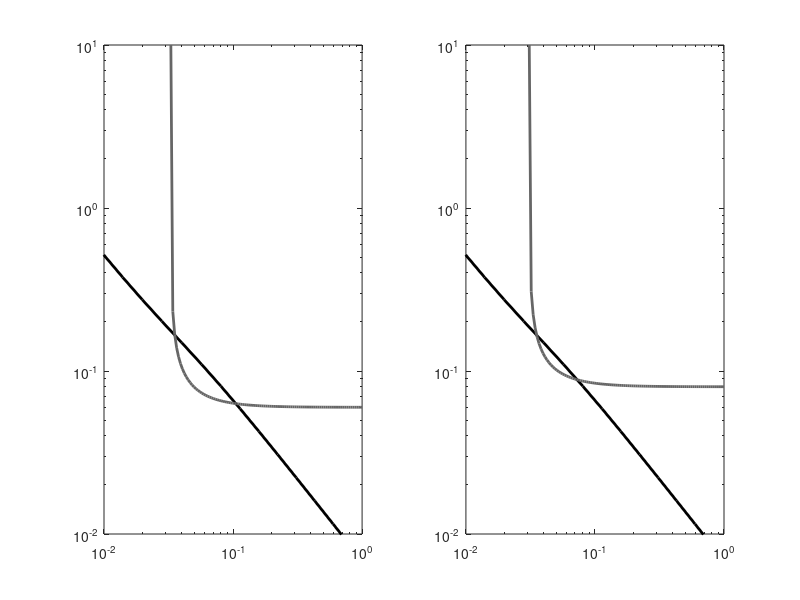

Write MATLAB code to recreate this figure. (Note: this script raises an error after producing the figure.)

disp(' Economics of Motion Perception');
disp(' ');
disp('Some notes for the start:');
disp('what you would normally write as:');
disp('  f(x) = 2*x + 1,');
disp('can since MATLAB >7 be written as:');
disp('  f = @(x) 2*x + 1,');
disp('the by evaluating at x=7, one gets:');
f = @(x) 2*x + 1
disp(sprintf('f(7) = %f',f(7)));


disp('Let''s start with parameters');

L1 = 0.0055;        %0.0055;
L2 = 0.001;         %0.00096;
L3 = 0.2;           %0.2
L4 = 0.8;           %0.8

disp(sprintf(' L1 = %f\n L2 = %f\n L3 = %f\n L4 = %f\n', L1, L2, L3, L4));
disp('PRESS ANY KEY TO CONTINUE');
pause

disp('The first definition of a anonymous function follows.');
disp('The spatio-temporal uncertainty function is ');
disp('a sum of uncertainty of spatial and temporal distance!');
U_ST = @(T_,S_) (L1./S_ + L3.*S_) + (L2./T_ + L4.*T_);                   % (1)
disp(U_ST);

t = logspace(-2,0);
s = logspace(-2,1);
[T_0,S_0] = meshgrid(t, s)
figure(1);
title('The Spatiotemporal Uncertainty Function.')
surfc(T_0,S_0,U_ST(T_0,S_0));
set(gca,'XScale','log'); xlabel('log(temporal distance)');
set(gca,'YScale','log'); ylabel('log(spatial distance)');

disp('PRESS ANY KEY TO CONTINUE');
pause

disp('the optimum (global minimum)');
O = fminsearch(@(x_) U_ST(x_(1),x_(2)), [0.1,0.1]);
hold on;
plot3(O(1),O(2),U_ST(O(1),O(2)),'ro');
hold off;

disp('PRESS ANY KEY TO CONTINUE');
pause

%                    The Local Optimization
% the hyperbola is the solution of the "Local optimization" configuration,
% the solution for
%                   dUS*v + dUT = 0, S = v*T                             % (2)

% the solutions
S = @(T_, v_) sqrt(L1.*v_ ./ (L3.*v_ + L4 - L2.*T_.^-2));
T = @(S_, v_) sqrt(L2 ./ (L3.*v_ + L4 - L1.*v_.*S_.^-2));
% speedlines
Ss = @(T_,v_) v_.*T_;
% and the intersections of each hyperbola and speedline pair for a specific v
Tinter = @(v_) sqrt( (L2.*v_ + L1)./(v_.*(L3.*v_+L4)) );

figure(1);
gcf;
v = logspace(-2,2,15);
for velocity = v,
    % plot a hyperbola
    temp_t = logspace(log10(T(10,velocity)),0,100);
    loglog(temp_t,S(temp_t,velocity)); hold on;
    % and the corresponding speed line
    plot(t,Ss(t,velocity),'Color',[0.7,0.7,0.7]);
    % mark the intersection
    ti = Tinter(velocity);
    plot(ti,Ss(ti,velocity),'rx','LineWidth',2,'MarkerSize',10);
end
axis([0.01, 1, 0.01, 10]);

% plot the "Local optimization" hyperbola
disp('The solution of the "Local Optimization" configuration can be then shown');
disp('PRESS ANY KEY TO PLOT');
pause

plot(Tinter(v),Ss(Tinter(v),v),'k','LineWidth',2);

disp('PRESS ANY KEY TO CONTINUE');
pause


%--------------------------- "Total integration" -------------------------------
% the solution for dUS*ve + dUT = 0, where ve(v) = Integral(p(v)*v,[0,Inf])

% slow from (Dong, Atick 1995)
%------------------------------------------------------------------------
% parameters of the slow speed asumption distribution:
%   P(v)=1/(v+v0)^n
%
% for Dong, Atick data, n=3.7, v_m (average velocity) = 0.6  
%    ==> v0 = v_m*(n-2) = 0.6*1.7 = 1.02
%------------------------------------------------------------------------
v_m     = 0.6;
n       = 3.7;
v_0     = v_m*(n-2);
probability_dong = @(x_) (v_0)^(n-1) .*(n-1) ./((x_+v_0).^n);

% and similarily with the gaussian function
sigma2 = 2.0;
probability_gauss = @(x_) 1./sqrt(2*pi*sigma2).*exp(-(x_-v_0).^2 ./(2*sigma2));

% ve(v) = Integral(p(v)*v,[0,Inf])
aInf = 1000;
ve_dong = quad( @(x_) probability_dong(x_).*x_, 0, aInf)
ve_gauss = quad( @(x_) probability_gauss(x_).*x_, 0,1) ...
            + quad( @(x_) probability_gauss(x_).*x_, 1,aInf)

% for the solution itself we can reuse the orginal solution for 
% the local optimization model and substitute v = ve
Sti_dong = S(t,ve_dong);
Sti_gauss = S(t,ve_gauss);

disp('For the Dong probability:');
disp('PRESS ANY KEY TO PLOT');
pause
subplot(121);
loglog(Tinter(v),Ss(Tinter(v),v),'k','LineWidth',2); hold on;
%loglog(t,Sti_dong,'Color',[0.4,0.4,0.4],'LineWidth',2);
temp_t = logspace(log10(T(10,ve_dong)),0,100);
loglog(temp_t,S(temp_t,ve_dong),'Color',[0.4,0.4,0.4],'LineWidth',2);
axis([0.01, 1, 0.01, 10]);

disp('For gaussian:')
disp('PRESS ANY KEY TO PLOT');
pause
subplot(122);
loglog(Tinter(v),Ss(Tinter(v),v),'k','LineWidth',2); hold on;
%loglog(t,Sti_gauss,'Color',[0.7,0.7,0.7],'LineWidth',2);
temp_t = logspace(log10(T(10,ve_gauss)),0,100);
loglog(temp_t,S(temp_t,ve_gauss),'Color',[0.4,0.4,0.4],'LineWidth',2);
axis([0.01, 1, 0.01, 10]);

disp('PRESS ANY KEY TO CONTINUE');
pause

% and finally the "Weighted Model"

% the probability distribution stay the same, we use the same parameters,
u_a = 0.1;
C_T = 0.3;    % C_T = [0,sqrt(2)-1]
C_S = 1 - ((C_T + 1)^2)/2;
% the left and the right side of the integration interval

v_a = @(v_) -u_a + v_.*(1-C_S)./(1+C_T);
v_b = @(v_)  u_a + v_.*(1+C_S)./(1-C_T);

% REMOVE !!!!!!!!!!!
% just for now I need something that grow linearly and the left side doesn't
% get negative
% v_a = @(v_) v_.*2;
% v_b = @(v_) 0.1 + v_.*4;

disp('This time the ');

v = logspace(-2,1);

% APPLY is a helper function that applies a function on each element of a matrix
% the implementation is at the bootom of this file
w_dong = @(v_) apply(@(v_) quad(probability_dong, v_a(v_), v_b(v_)),v_);
w_gauss = @(v_) apply(@(v_) quad(probability_gauss, v_a(v_), v_b(v_)),v_);

g_dong = @(v_) w_dong(v_).*v_ + (1 - w_dong(v_)).*ve_dong;
g_gauss = @(v_) w_gauss(v_).*v_ + (1 - w_gauss(v_)).*ve_gauss;

% prepare the velocity vector, we are interested in a curve crossing
% each speedline at a position

disp('For dong:')
disp('PRESS ANY KEY TO PLOT');
pause
Tw = @(v_,g_) sqrt( (L1.*g_(v_) + L2.*v_.^2)./(L3.*g_(v_) + L4) ) ./ v;
Tw_dong = Tw(v,g_dong);
subplot(121); plot(Tw_dong,v.*Tw_dong,'Color',[0.0,0.4,0.4],'LineWidth',2);
disp('For gaussian:')
disp('PRESS ANY KEY TO CONTINUE');
pause
Tw_gauss = Tw(v,g_gauss);
subplot(122); plot(Tw_gauss,v.*Tw_gauss,'Color',[0.0,0.7,0.7],'LineWidth',2);


disp('The equivalence contours are circles')
disp('PRESS ANY KEY TO CONTINUE');
pause
%phi = @(p_,v_,g_) sqrt( (L1.*g_(v_) + L2.*v_.^2)./(v_.^2.*(L3.*g_(v_) + L4 - p_)) );
Tw_gen = @(p_,v_,g_) sqrt( (L1.*g_(v_) + L2.*v_.^2) ...
    ./(v_.^2.*(L3.*g_(v_) + L4 - p_)) );

% just as the paper says, prepare a circle in cartesian coordinates
ang = linspace(0,2*pi,length(v));
Rs = linspace(0.3,5.0,12);
Rs = linspace(0.3,5.0,12);

% subplot(121);
% ps = linspace(-2.0,1.5,20);
% for p = ps,
%     teq = Tw_gen(p,v,g_dong);
%     loglog(teq,v.*teq,'m');
%     drawnow;
% end
% 
% vs = linspace(0.1,200,20);
% teq = Tw_gen(0,vs,g_dong);
% for speed = vs,
%     loglog(teq,Ss(teq,speed),'g');
%     drawnow;
% end

kp = 1.0;
kv = 1.4;

subplot(121);
for R = Rs,
    % centered at p = 0, v = ve
    ps = R.*cos(ang);
    vs = R.*sin(ang);
    % from 1/kv .*log(v./ve) - move the centre to the ve
    vs =  ve_dong.*exp( kv.*vs );
    B_pos = @(v_) L3.*g_dong(v_) + L4;
    ppos = find(ps > 0);
    Bs = ones(1,length(ang));
    Bs(ppos) = B_pos(vs(ppos));
    Ps = Bs .*( 1 - exp(-kp.*ps) );
    teq = Tw_gen(Ps,vs,g_dong);
    loglog(teq,vs.*teq,'r');
    drawnow;
end

subplot(122);
for R = Rs,
    % centered at p = 0, v = ve
    ps = R.*cos(ang);
    vs = R.*sin(ang);
    % from 1/kv .*log(v./ve) - move the centre to the ve
    vs =  ve_gauss.*exp( kv.*vs );
    B_pos = @(v_) L3.*g_gauss(v_) + L4;
    ppos = find(ps > 0);
    Bs = ones(1,length(ang));
    Bs(ppos) = B_pos(vs(ppos));
    Ps = Bs .*( 1 - exp(-kp.*ps) );
    teq = Tw_gen(Ps,vs,g_gauss);
    loglog(teq,vs.*teq,'r');
    drawnow;
end

disp('           GAME OVER!');
disp('Thank you for bearing with us and hope you''ll fly with us the next time.');
